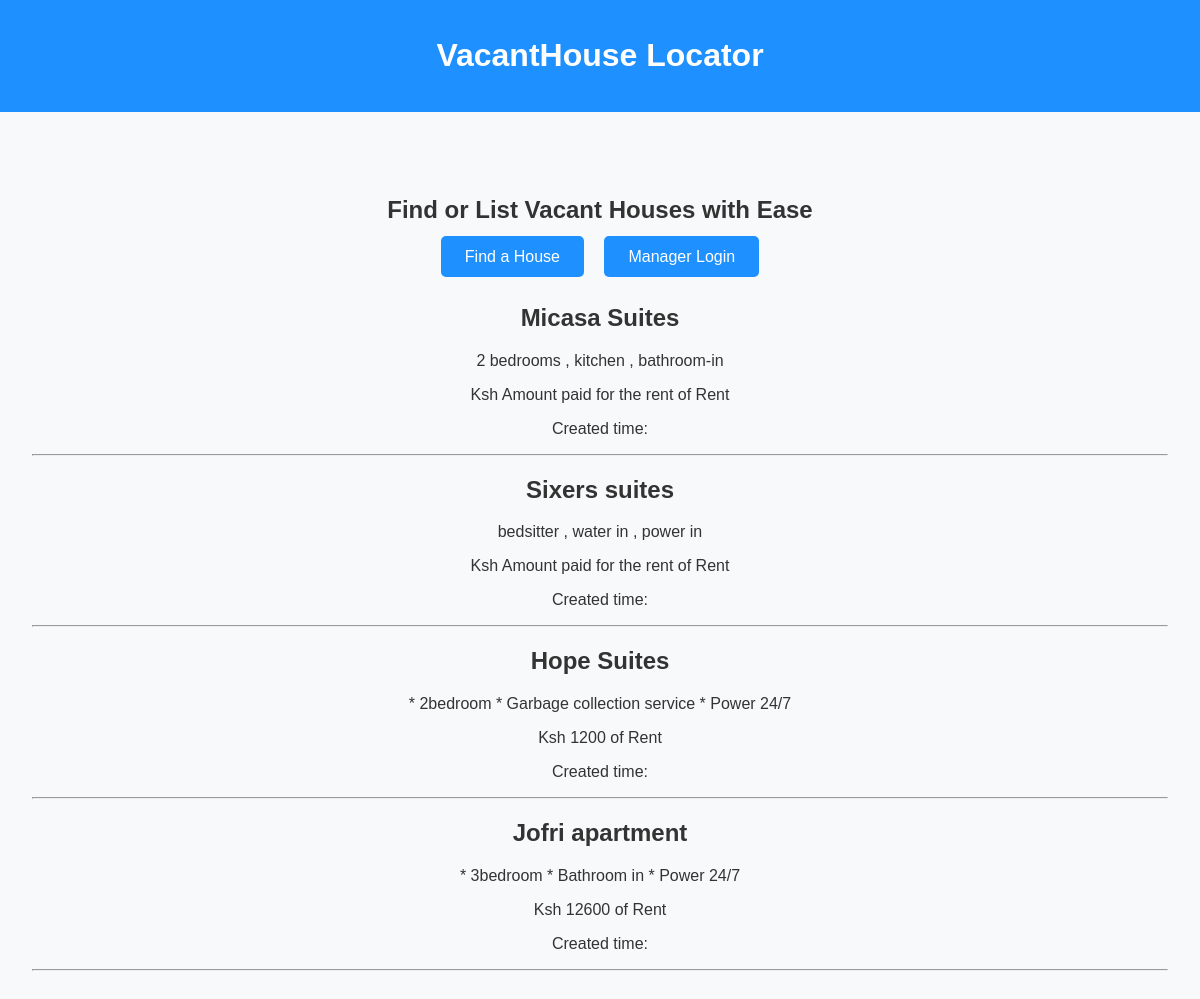
The page / on the database its author committed.
### finder/models.py (models this page shows, shortened)
class Vacant(models.Model):
    house_title = models.CharField(max_length=200)
    rent_fee = models.CharField( max_length = 100 , default = "Amount paid for the rent" )
    content = models.TextField()
    published_at = models.DateTimeField(auto_now_add = True)

### finder/views.py (the view)
# urls.py: path('', views.home , name="home") ,
def home(request):
    vacants = Vacant.objects.all()
    return render(request , 'finder/index.html' , {'vacants': vacants})

### finder/templates/finder/index.html (shortened to what this page needs)
{% load static %}
<!DOCTYPE html>
<html lang="en">
<head>
  <link rel="stylesheet" href=" {% static 'finder/style.css' %} " />
</head>
<body>
  <header>
    <h1>VacantHouse Locator</h1>
  </header>
  <main>
    <section class="hero">
      <h2>Find or List Vacant Houses with Ease</h2>
      <div class="cta-buttons">
        <a href="finder.html" class="btn">Find a House</a>
        <a href="manager_login.html" class="btn">Manager Login</a>
        <br>
        <br>
        {% for vacant in vacants %}
         <h2> {{ vacant.house_title }} </h2>
         <p> {{ vacant.content }} </p>
         <p>Ksh {{ vacant.rent_fee }} of Rent</p>
         <p> Created time: {{ vacant.created_at }} </p>
         <hr>
        {% endfor %}
      </div>
    </section>
  </main>
</body>
</html>

### finder/static/finder/style.css (style rules this page uses)
body { font-family: Arial, sans-serif; margin: 0; padding: 0; background: #f8f9fa; color: #333; }
header { background: #1e90ff; color: white; padding: 1em; text-align: center; }
main { padding: 2em; }
.hero { text-align: center; padding: 2em 0; }
.cta-buttons { margin-top: 1.5em; }
.btn { background: #1e90ff; color: white; padding: 0.75em 1.5em; margin: 0 0.5em; text-decoration: none; border-radius: 5px; transition: background 0.3s ease; }

### rows shown on the page
Vacant: house_title "Micasa Suites", content "2 bedrooms , kitchen , bathroom-in", rent_fee "Amount paid for the rent"
Vacant: house_title "Sixers suites", content "bedsitter , water in , power in", rent_fee "Amount paid for the rent"
Vacant: house_title "Hope Suites", content "* 2bedroom * Garbage collection service * Power 24/7", rent_fee "1200"
Vacant: house_title "Jofri apartment", content "* 3bedroom * Bathroom in * Power 24/7", rent_fee "12600"
